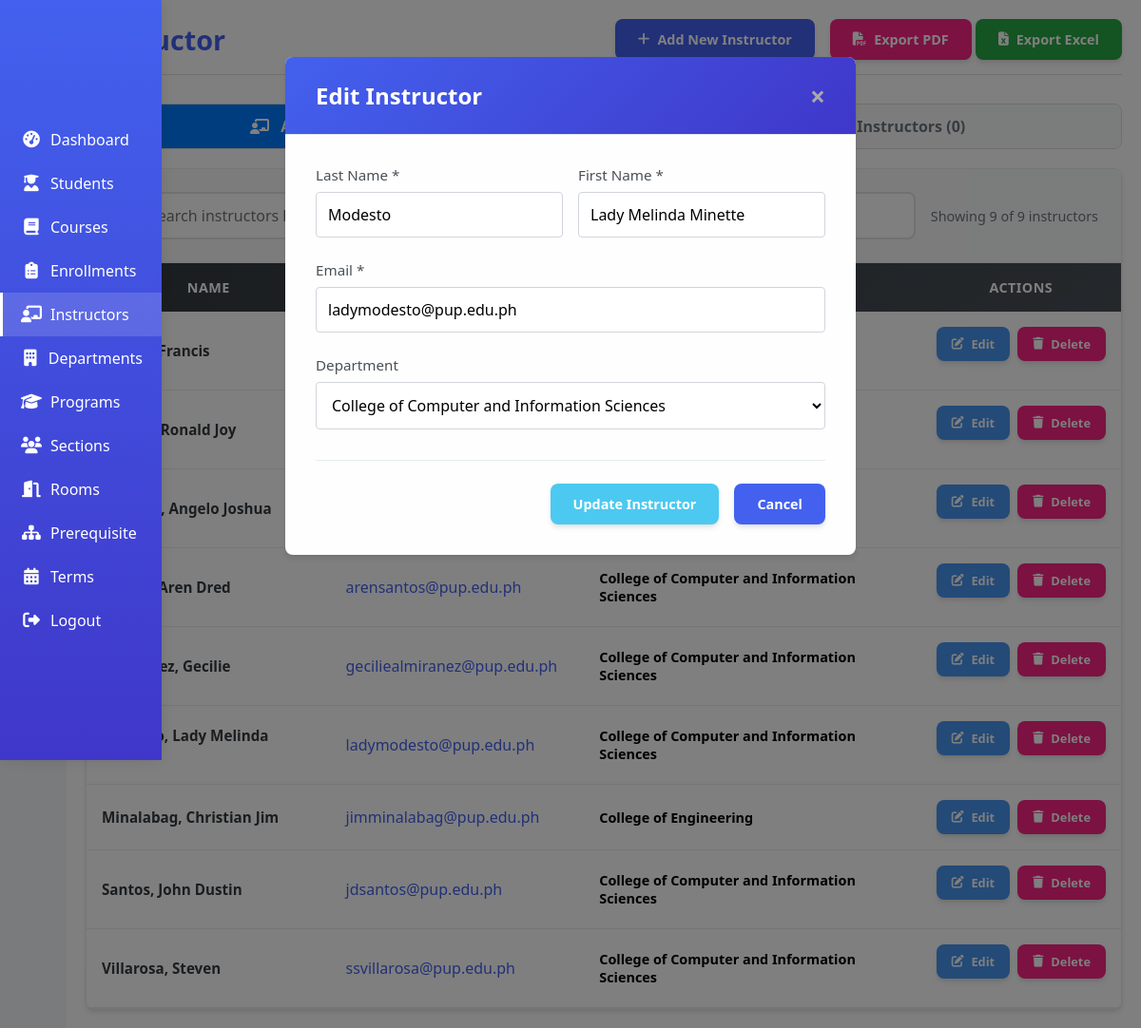
Page /student_enrollment_system/includes/instructor.php?edit_id=19 on the committed database.
### tables this page shows
CREATE TABLE `tblinstructor` (
  `instructor_id` int(11) NOT NULL,
  `last_name` varchar(50) NOT NULL,
  `first_name` varchar(50) NOT NULL,
  `email` varchar(100) NOT NULL,
  `dept_id` int(11) DEFAULT NULL,
  `is_active` tinyint(1) DEFAULT 1
);

CREATE TABLE `tbldepartment` (
  `dept_id` int(11) NOT NULL,
  `dept_code` varchar(10) NOT NULL,
  `dept_name` varchar(100) NOT NULL,
  `is_active` tinyint(1) DEFAULT 1
);

### student_enrollment_system/includes/instructor.php (the view, shortened to what this page needs)
<?php
require_once '../includes/config.php';
$show_archived = isset($_GET['show_archived']) && $_GET['show_archived'] == 'true';
$status_condition = $show_archived ? "i.is_active = FALSE" : "i.is_active = TRUE";
$edit_instructor = null;
if (isset($_GET['edit_id'])) {
    $edit_id = $_GET['edit_id'];
    $stmt = $conn->prepare("
        SELECT i.*, d.dept_name
        FROM tblinstructor i
        LEFT JOIN tbldepartment d ON i.dept_id = d.dept_id
        WHERE i.instructor_id = ?
    ");
    $stmt->bind_param("i", $edit_id);
    $stmt->execute();
    $edit_instructor = $stmt->get_result()->fetch_assoc();
}
$instructors = $conn->query("
    SELECT i.*, d.dept_name
    FROM tblinstructor i
    LEFT JOIN tbldepartment d ON i.dept_id = d.dept_id
    WHERE $status_condition
    ORDER BY i.instructor_id DESC, i.last_name, i.first_name
");
$departments = $conn->query("SELECT * FROM tbldepartment ORDER BY dept_name");
$total_instructors = $instructors->num_rows;
$active_count = $conn->query("SELECT COUNT(*) FROM tblinstructor WHERE is_active = TRUE")->fetch_row()[0];
$archived_count = $conn->query("SELECT COUNT(*) FROM tblinstructor WHERE is_active = FALSE")->fetch_row()[0];
?>
<!DOCTYPE html>
<html lang="en">
<head>
  <link rel="stylesheet" href="../styles/instructor.css">
  <link rel="stylesheet" href="https://cdnjs.cloudflare.com/ajax/libs/font-awesome/6.4.0/css/all.min.css">
  <link rel="stylesheet" href="../styles/dashboard.css">
</head>
<body>
    <div class="sidebar">
        <div class="sidebar-menu">
            <a href="dashboard.php" class="menu-item">
                <i class="fas fa-tachometer-alt"></i>
            </a>
            <a href="student.php" class="menu-item" >
                <i class="fas fa-user-graduate"></i>
            </a>
            <a href="course.php" class="menu-item">
                <i class="fas fa-book"></i>
            </a>
            <a href="enrollment.php" class="menu-item">
                <i class="fas fa-clipboard-list"></i>
            </a>
            <div href="instructor.php" class="menu-item active" data-tab="instructors">
                <i class="fas fa-chalkboard-teacher"></i>
            </div>
            <a href="department.php" class="menu-item">
                <i class="fas fa-building"></i>
            </a>
            <a href="program.php" class="menu-item">
                <i class="fas fa-graduation-cap"></i>
            </a>
            <a href="section.php" class="menu-item">
                <i class="fas fa-users"></i>
            </a>
            <a href="room.php" class="menu-item">
                <i class="fas fa-door-open"></i>
            </a>
            <a href="prerequisite.php" class="menu-item"">
                <i class="fas fa-sitemap"></i>
						</a>
            <a href="term.php" class="menu-item">
                <i class="fas fa-calendar-alt"></i>
            </a>
            <div class="logout-item">
                <a href="#" class="menu-item" onclick="openLogoutModal()">
                    <i class="fas fa-sign-out-alt"></i>
                </a>
            </div>
        </div>
    </div>
  <div class="main-content">
    <div class="page-header">
      <h1>Instructor</h1>
      <div class="header-actions">
        <?php if (!$show_archived): ?>
        <button class="btn btn-primary" id="openInstructorModal">
          <i class="fas fa-plus"></i>
          Add New Instructor
        </button>
        <?php endif; ?>
        <div class="export-buttons">
          <button class="btn btn-export-pdf" onclick="exportData('pdf')">
            <i class="fas fa-file-pdf"></i> Export PDF
          </button>
          <button class="btn btn-export-excel" onclick="exportData('excel')">
            <i class="fas fa-file-excel"></i> Export Excel
          </button>
        </div>
      </div>
    </div>
    <div class="instructor-status-toggle no-print">
        <a href="?page=instructors" class="status-btn <?php echo !$show_archived ? 'active' : ''; ?>">
            <i class="fas fa-chalkboard-teacher"></i>
            Active Instructors (<?php echo $active_count; ?>)
        </a>
        <a href="?page=instructors&show_archived=true" class="status-btn <?php echo $show_archived ? 'active' : ''; ?>">
            Archived Instructors (<?php echo $archived_count; ?>)
        </a>
    </div>
    <?php if (!$show_archived): ?>
    <div id="instructorModal" class="modal">
      <div class="modal-content">
        <div class="modal-header">
          <h2><?php echo $edit_instructor ? 'Edit Instructor' : 'Add New Instructor'; ?></h2>
          <span class="close">&times;</span>
        </div>
        <div class="modal-body">
          <form method="POST" id="instructorForm">
            <div class="form-row">
              <div class="form-group">
                <label for="last_name">Last Name *</label>
                <input type="text" id="last_name" name="last_name"
                          value="<?php echo $edit_instructor ? htmlspecialchars($edit_instructor['last_name']) : ''; ?>" required>
              </div>
              <div class="form-group">
                <label for="first_name">First Name *</label>
                <input type="text" id="first_name" name="first_name"
                          value="<?php echo $edit_instructor ? htmlspecialchars($edit_instructor['first_name']) : ''; ?>" required>
              </div>
            </div>
            <div class="form-group">
              <label for="email">Email *</label>
              <input type="email" id="email" name="email"
                        value="<?php echo $edit_instructor ? htmlspecialchars($edit_instructor['email']) : ''; ?>" required>
            </div>
            <div class="form-group">
              <label for="dept_id">Department</label>
              <select id="dept_id" name="dept_id">
                <?php
                  if ($departments) {
                    $departments->data_seek(0);
                    while($department = $departments->fetch_assoc()):
                        $selected = ($edit_instructor && $edit_instructor['dept_id'] == $department['dept_id']) ? 'selected' : '';
                    ?>
                    <option value="<?php echo $department['dept_id']; ?>" <?php echo $selected; ?>>
                        <?php echo htmlspecialchars($department['dept_name']); ?>
                    </option>
                    <?php endwhile;
                  }
                ?>
              </select>
            </div>
            <div class="form-actions">
              <?php if ($edit_instructor): ?>
                <button type="submit" name="update_instructor" class="btn btn-success">Update Instructor</button>
              <?php else: ?>
                <button type="submit" name="add_instructor" class="btn btn-success">Add Instructor</button>
              <?php endif; ?>
              <button type="button" class="btn btn-cancel" id="cancelInstructor">Cancel</button>
            </div>
          </form>
        </div>
      </div>
    </div>
    <?php endif; ?>
    <div class="table-container">
      <div class="search-container">
        <div class="search-box">
          <div class="search-icon">
            <i class="fas fa-search"></i>
          </div>
        </div>
        <div class="search-stats" id="searchStats">Showing <?php echo $total_instructors; ?> of <?php echo $total_instructors; ?> instructors</div>
      </div>
      <table>
        <thead>
          <tr>
            <th>Name</th>
            <th>Email</th>
            <th>Department</th>
            <th class="no-print">Actions</th>
          </tr>
        </thead>
        <tbody>
          <?php
          if ($instructors && $instructors->num_rows > 0):
              $instructors->data_seek(0);
              while($instructor = $instructors->fetch_assoc()):
          ?>
          <tr data-instructor-id="<?php echo $instructor['instructor_id']; ?>" class="<?php echo $show_archived ? 'archived-instructor' : ''; ?>">
            <td>
              <div class="instructor-info">
                <div class="instructor-name"><?php echo htmlspecialchars($instructor['last_name'] . ', ' . $instructor['first_name']); ?></div>
              </div>
            </td>
            <td>
              <div class="email-info">
                <a href="mailto:<?php echo htmlspecialchars($instructor['email']); ?>" class="email-link">
                    <?php echo htmlspecialchars($instructor['email']); ?>
                </a>
              </div>
            </td>
            <td>
              <?php if ($instructor['dept_name']): ?>
                  <span class="dept-badge"><?php echo htmlspecialchars($instructor['dept_name']); ?></span>
              <?php else: ?>
                  <span class="no-dept">Not Assigned</span>
              <?php endif; ?>
            </td>
            <td class="actions no-print">
                <?php if ($show_archived): ?>
                    <form method="POST" style="display: inline;">
                        <input type="hidden" name="instructor_id" value="<?php echo $instructor['instructor_id']; ?>">
                        <button type="submit" name="restore_instructor" class="btn btn-success">
                            <i class="fas fa-trash-restore"></i>
                            Restore
                        </button>
                    </form>
                <?php else: ?>
                    <a href="?edit_id=<?php echo $instructor['instructor_id']; ?>" class="btn btn-edit">
                        <i class="fas fa-edit"></i>
                        Edit
                    </a>
                    <button type="button" class="btn btn-danger delete-btn"
                            data-instructor-id="<?php echo $instructor['instructor_id']; ?>"
                            data-instructor-name="<?php echo htmlspecialchars($instructor['last_name'] . ', ' . $instructor['first_name']); ?>">
                        <i class="fas fa-trash"></i>
                        Delete
                    </button>
                <?php endif; ?>
            </td>
          </tr>
            <?php
              endwhile;
            endif; ?>
        </tbody>
      </table>
    </div>
  </div>
</body>
</html>

### student_enrollment_system/styles/dashboard.css (style rules this page uses)
* { margin: 0; padding: 0; box-sizing: border-box; font-family: 'Segoe UI', Tahoma, Geneva, Verdana, sans-serif; }
:root { --primary: #4361ee; --secondary: #3f37c9; --success: #4cc9f0; --info: #4895ef; --warning: #f72585; --light: #f8f9fa; --dark: #212529; --gray: #6c757d; --sidebar-width: 70px; --sidebar-expanded: 170px; --danger-color: #e63946; --light-bg: #f8f9fa; --dark-text: #212529; --light-text: #6c757d; --border-color: #e9ecef; }
body { background-color: #f5f7fb; color: var(--dark); display: flex; min-height: 100vh; }
.sidebar { width: var(--sidebar-width); background: linear-gradient(180deg, var(--primary), var(--secondary)); color: white; height: 100vh; position: fixed; box-shadow: 0 0 15px rgba(0, 0, 0, 0.1); transition: width 0.3s ease; overflow: hidden; display: flex; flex-direction: column; justify-content: center; align-items: center; }
.sidebar-menu { padding: 15px 0; width: 100%; }
.sidebar-menu a { text-decoration: none !important; }
.sidebar-menu a.menu-item { text-decoration: none !important; color: rgb(255, 255, 255); }
.sidebar-menu .menu-item { text-decoration: none !important; }
.menu-item { padding: 12px 0; display: flex; align-items: center; justify-content: center; transition: all 0.3s; cursor: pointer; border-left: 3px solid transparent; width: 100%; position: relative; }
.menu-item.active { background-color: rgba(255, 255, 255, 0.15); border-left: 3px solid white; }
.menu-item i { position: absolute; left: 50%; transform: translateX(-50%); margin-right: 0; font-size: 1.1rem; width: 20px; height: 20px; display: flex; align-items: center; justify-content: center; text-align: center; }
.main-content { flex: 1; margin-left: var(--sidebar-width); padding: 20px; }
.table-container { overflow-x: auto; margin-top: 10px; }
table { width: 100%; border-collapse: collapse; }
th, td { padding: 12px 15px; text-align: left; }

### rows in the picture
tblinstructor: last_name "Modesto", first_name "Lady Melinda Minette", email "ladymodesto@pup.edu.ph", last_name+first_name "Modesto, Lady Melinda Minette", dept.dept_name "College of Computer and Information Sciences"
tblinstructor: last_name+first_name "Franco, Francis"
tblinstructor: last_name+first_name "Tengco, Ronald Joy"
tblinstructor: last_name+first_name "San Luis, Angelo Joshua"
tblinstructor: last_name+first_name "Santos, Aren Dred", email "arensantos@pup.edu.ph", dept.dept_name "College of Computer and Information Sciences"
tblinstructor: last_name+first_name "Almirañez, Gecilie", email "geciliealmiranez@pup.edu.ph", dept.dept_name "College of Computer and Information Sciences"
tblinstructor: last_name+first_name "Minalabag, Christian Jim", email "jimminalabag@pup.edu.ph", dept.dept_name "College of Engineering"
tblinstructor: last_name+first_name "Santos, John Dustin", email "jdsantos@pup.edu.ph", dept.dept_name "College of Computer and Information Sciences"
tblinstructor: last_name+first_name "Villarosa, Steven", email "ssvillarosa@pup.edu.ph", dept.dept_name "College of Computer and Information Sciences"

### other values in the picture
$archived_count "0"
form field dept_id "College of Computer and Information Sciences"
